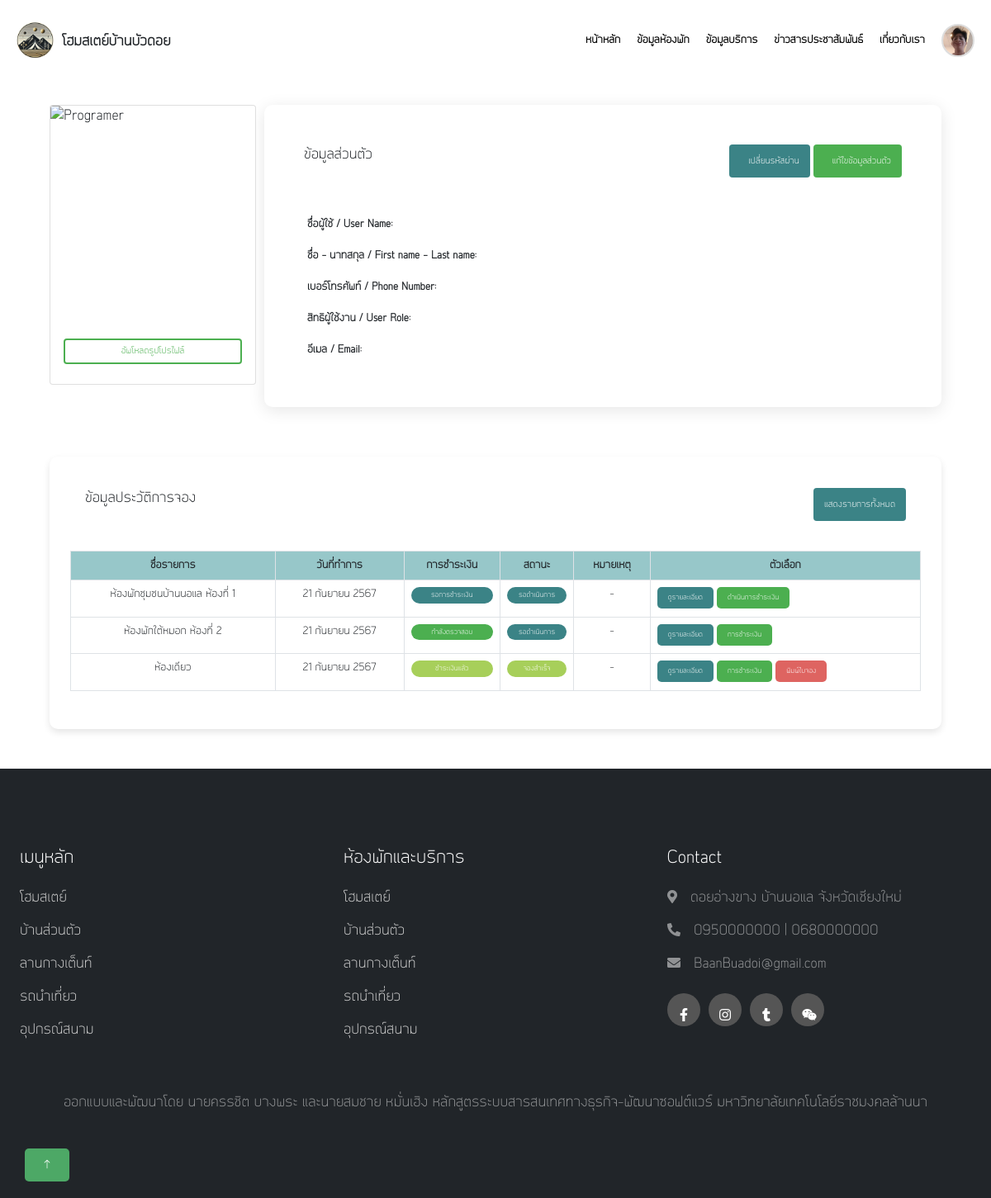
Screenshot of /user_profile.php (signed in) with the database file from the repository.
### tables this page shows
CREATE TABLE `booking_bill` (
  `billID` smallint(5) UNSIGNED ZEROFILL NOT NULL,
  `payID` smallint(5) UNSIGNED ZEROFILL DEFAULT NULL,
  `bookID` smallint(5) UNSIGNED ZEROFILL NOT NULL,
  `userID` smallint(5) UNSIGNED ZEROFILL NOT NULL,
  `roomID` smallint(5) UNSIGNED ZEROFILL NOT NULL,
  `serviceID` smallint(5) UNSIGNED ZEROFILL DEFAULT NULL,
  `billStatus` tinyint(1) NOT NULL
);

CREATE TABLE `room_product` (
  `roomShow` tinyint(1) NOT NULL,
  `roomID` smallint(5) UNSIGNED ZEROFILL NOT NULL,
  `roomPrice` decimal(8,2) NOT NULL,
  `roomName` varchar(100) NOT NULL,
  `roomDetail` varchar(500) NOT NULL,
  `roomBed` smallint(3) NOT NULL,
  `roomBath` smallint(3) NOT NULL,
  `roomLocation` varchar(500) NOT NULL,
  `roomPic` varchar(100) NOT NULL,
  `roomMax` smallint(2) NOT NULL,
  `roomMin` tinyint(1) NOT NULL,
  `stdID` smallint(5) UNSIGNED ZEROFILL NOT NULL
);

CREATE TABLE `booking` (
  `bookID` smallint(5) UNSIGNED ZEROFILL NOT NULL,
  `bookName` varchar(100) NOT NULL,
  `bookTel` varchar(10) NOT NULL,
  `bookDateStart` datetime NOT NULL,
  `bookDateEnd` datetime NOT NULL,
  `bookPrice` decimal(8,2) NOT NULL,
  `bookDate` datetime NOT NULL,
  `bookDetail` varchar(500) NOT NULL,
  `bookConfirm` tinyint(1) NOT NULL,
  `bookStatus` tinyint(1) NOT NULL,
  `bookCancel` tinyint(1) NOT NULL,
  `userID` smallint(5) UNSIGNED ZEROFILL NOT NULL,
  `pmtID` tinyint(5) UNSIGNED ZEROFILL NOT NULL,
  `roomID` smallint(5) UNSIGNED ZEROFILL NOT NULL,
  `serviceID` smallint(5) UNSIGNED ZEROFILL NOT NULL
);

CREATE TABLE `booking_payment` (
  `payID` smallint(5) UNSIGNED ZEROFILL NOT NULL,
  `payPic` varchar(100) DEFAULT NULL,
  `payDate` datetime DEFAULT NULL,
  `payNameAc` varchar(100) DEFAULT NULL,
  `payManey` decimal(8,2) DEFAULT NULL,
  `payStatus` tinyint(1) NOT NULL,
  `bookID` smallint(5) UNSIGNED ZEROFILL NOT NULL,
  `userID` smallint(5) UNSIGNED ZEROFILL NOT NULL,
  `roomID` smallint(5) UNSIGNED ZEROFILL NOT NULL,
  `serviceID` smallint(5) UNSIGNED ZEROFILL DEFAULT NULL,
  `payType` varchar(1) DEFAULT NULL,
  `payBank` varchar(5) DEFAULT NULL
);

### user_profile.php (the view, shortened to what this page needs)
<?php
$db_con = connect_db();
?>
<!DOCTYPE html>
<html lang="en">
<head>
    <link href="https://cdn.jsdelivr.net/npm/bootstrap@5.0.2/dist/css/bootstrap.min.css" rel="stylesheet">
    <link rel="stylesheet" href="tabbar_view/nav_bar.css">
    <link rel="stylesheet" href="style1.css">
    <link rel="stylesheet" href="button.css">
    <link rel="stylesheet" href="https://cdn.lineicons.com/3.0/lineicons.css">
    <link href="https://cdnjs.cloudflare.com/ajax/libs/font-awesome/5.10.0/css/all.min.css" rel="stylesheet">
    <link href="https://cdn.jsdelivr.net/npm/bootstrap-icons@1.4.1/font/bootstrap-icons.css" rel="stylesheet">
    <link href="lib/animate/animate.min.css" rel="stylesheet">
    <link href="lib/owlcarousel/assets/owl.carousel.min.css" rel="stylesheet">
    <link href="https://cdnjs.cloudflare.com/ajax/libs/bootstrap-datepicker/1.9.0/css/bootstrap-datepicker.min.css" rel="stylesheet">
    <link rel="stylesheet" href="https://cdnjs.cloudflare.com/ajax/libs/font-awesome/5.15.4/css/all.min.css">
</head>
<body>
    <div class="container-xxl bg-white p-0">
    <nav id="navbar">
        <?php include("tabbar_view/tab_bar.php"); ?>
    </nav>
    <div class="container" style="display: flex; padding: 60px 60px">
        <div class="menu_pro d-flex" style="width: 100%">
            <div class="wow fadeInUp" data-wow-delay="0.2s">
                <div class="card" style="width: 250px;">
                    <img src="img/profile/<?php echo htmlspecialchars($user['userImg']); ?>" class="card-img-top" alt="Programer" style="height: 250px; object-fit: cover;">
                    <div class="card-body">
                        <div class="mt-3">
                            <button type="button" class="btn btn-block mb-2" data-toggle="modal" data-target="#myimg" style="font-size: 10px; color: #4caf50; width: 100%; border: solid 2px #4caf50;">อัพโหลดรูปโปรไฟล์</button>
                        </div>
                    </div>
                </div>
            </div>
            <div class="col-md-6 ml-2" style="background-color: #FFF; padding: 40px; border-radius: 10px; margin-left: 10px; box-shadow: 0 4px 20px rgba(0, 0, 0, 0.1); flex-grow: 1;">
                <div class="d-flex justify-content-between m-2 mb-5">
                    <p>ข้อมูลส่วนตัว</p>
                    <div class="d-flex ">
                        <button type="button" class="btn me-1" data-toggle="modal" data-target="#myModal" style="font-size: 10px; background-color: #3B8386; color: #ffffff;"><i class="lni lni-key" style="padding: 5px;"></i>เปลี่ยนรหัสผ่าน</button>
                        <button class="btn " style="font-size: 10px; background-color: #4caf50; color: #ffffff;" type="button" data-toggle="modal" data-target="#editModal"><i class="lni lni-pencil" style="padding: 5px;"></i>แก้ไขข้อมูลส่วนตัว</button>
                    </div>
                </div>
                <div class="container" style="font-size: 12px; width: 100%">
                    <div class="row mb-1" style="display: flex; align-items: center;">
                        <p style="flex: 1; font-weight: bold;">ชื่อผู้ใช้ / User Name:</p>
                        <div class="col-md-8">
                        </div>
                    </div>
                    <div class="row mb-1" style="display: flex; align-items: center;">
                        <p style="flex: 1; font-weight: bold;">ชื่อ - นาทสกุล / First name - Last name:</p>
                        <div class="col-md-8">
                        </div>
                    </div>
                    <div class="row mb-1" style="display: flex; align-items: center;">
                        <p style="flex: 1; font-weight: bold;">เบอร์โทรศัพท์ / Phone Number:</p>
                        <div class="col-md-8">
                        </div>
                    </div>
                    <div class="row mb-1" style="display: flex; align-items: center;">
                        <p style="flex: 1; font-weight: bold; ">สิทธิผู้ใช้งาน / User Role:</p>
                        <div class="col-md-8">
                        </div>
                    </div>
                    <div class="row mb-1" style="display: flex; align-items: center;">
                        <p style="flex: 1; font-weight: bold;">อีเมล / Email:</p>
                        <div class="col-md-8">
                        </div>
                    </div>
                </div>
            </div>
        </div>
    </div>
    <?php
        $sql = "
            SELECT *
            FROM booking_bill
            INNER JOIN room_product ON booking_bill.roomID = room_product.roomID
            INNER JOIN booking ON booking_bill.bookID = booking.bookID
            LEFT JOIN booking_payment ON booking_bill.payID = booking_payment.payID
            WHERE booking_bill.userID = :userID
            ORDER BY booking_bill.billID DESC
        ";
        $data2 = $db_con->prepare($sql);
        $userID = $_SESSION['userID'];
        $data2->bindParam(':userID', $userID, PDO::PARAM_INT);
        $data2->execute();
        $dataArray = $data2->fetchAll(PDO::FETCH_ASSOC);
        function formatThaiDate($date) {
            $monthNames = [
                'มกราคม', 'กุมภาพันธ์', 'มีนาคม', 'เมษายน', 'พฤษภาคม', 'มิถุนายน',
                'กรกฎาคม', 'สิงหาคม', 'กันยายน', 'ตุลาคม', 'พฤศจิกายน', 'ธันวาคม'
            ];
            $day = $date->format('j');
            $month = $monthNames[$date->format('n') - 1];
            $year = $date->format('Y') + 543;
            return "{$day} {$month} {$year}";
        }
        ?>
    <div class="container" style=" padding: 0px 60px;">
        <div class="pro" style="width: 100%; background-color: #fff; border-radius: 10px; box-shadow: 0 4px 8px rgba(0, 0, 0, 0.1); padding: 20px 0px;">
            <div class="d-flex justify-content-between m-2 mb-3" style="padding: 10px 35px;">
                <p>ข้อมูลประวัติการจอง</p>
                <div class="d-flex">
                    <button type="button" class="btn" data-toggle="modal" data-target="#myModal" style="font-size: 10px; background-color: #3B8386; color: #ffffff;">แสดงรายการทั้งหมด</button>
                </div>
            </div>
            <div class="testimonial-item rounded" style="font-size: 12px; padding: 10px 25px;">
                        <div class="table-responsive" style="overflow-x: auto;">
                            <table class="table table-hover table-bordered" style="min-width: 800px;">
                                <thead style="background-color: #97C7C9;">
                                    <tr>
                                        <th class="text-center">ชื่อรายการ</th>
                                        <th class="text-center">วันที่ทำการ</th>
                                        <th class="text-center">การชำระเงิน</th>
                                        <th class="text-center">สถานะ</th>
                                        <th class="text-center">หมายเหตุ</th>
                                        <th class="text-center">ตัวเลือก</th>
                                    </tr>
                                </thead>
                                <tbody>
                                    <?php if ($dataArray) {
                                        foreach ($dataArray as $index => $row) : ?>
                                            <tr>
                                                <td class="text-center"><?php echo $row['roomName']; ?></td>
                                                <?php
                                                    $payId = $row['payID'];
                                                    $datetime = $row['bookDate'];
                                                    $date = new DateTime($datetime);
                                                    $thaiDate = formatThaiDate($date);
                                                ?>
                                                <td class="text-center"><?php echo $thaiDate; ?></td>
                                                <td class="text-center">
                                                <?php
                                                    if ($row['payStatus'] === NULL || $row['bookCancel'] == 1) {
                                                        $pay_status = "";
                                                        $pay_color = '';
                                                    } else if ($row['payStatus'] == 1) {
                                                        $pay_status = "กำลังตรวจสอบ";
                                                        $pay_color = '#4caf50';
                                                    } else if ($row['payStatus'] == 2) {
                                                        $pay_status = "ชำระเงินแล้ว";
                                                        $pay_color = '#A7CF5A';
                                                    } else {
                                                        $pay_status = "รอการชำระเงิน";
                                                        $pay_color = '#3B8386';
                                                    }
                                                ?>
                                                    <h5 class="text-center" style="background-color: <?php echo $pay_color; ?>; font-size: 8px; padding: 5px 0; border-radius: 10px; color: #ffffff;">
                                                        <?php echo $pay_status; ?>
                                                    </h5>
                                                </td>
                                                <td class="text-center">
                                                <?php
                                                    if($row['billStatus'] == 1){
                                                        $bill_status = "จองสำเร็จ";
                                                        $bill_color = '#A7CF5A';
                                                    }else if($row['bookCancel'] == 1){
                                                        $bill_status = "ยกเลิก";
                                                        $bill_color = '#DE6461';
                                                    }else if($row['bookCancel'] == 2){
                                                        $bill_status = "ถูกระงับ";
                                                        $bill_color = '#DE6461';
                                                    }else{
                                                        $bill_status = "รอดำเนินการ";
                                                        $bill_color = '#3B8386';
                                                    }
                                                ?>
                                                    <h5 class="text-center" style="background-color: <?php echo $bill_color; ?>; font-size: 8px; padding: 5px 0; border-radius: 10px; color: #ffffff;">
                                                        <?php echo $bill_status; ?>
                                                    </h5>
                                                </td>
                                                <td class="text-center"><?php echo $row['note'] ?? ' - '; ?></td>
                                                <td class="text-start">
                                                <?php
                                                    if($row['bookStatus'] == 1){
                                                        echo '<button type="button" class="btn me-1" data-toggle="modal" data-target="#myModal" style="font-size: 8px; background-color: #3B8386; color: #ffffff; border-radius: 5px;">ดูรายละเอียด</button>';
                                                    }
                                                    if($row['payStatus'] == 2 || $row['payStatus'] == 1){
                                                        echo '<button type="button" class="btn me-1" data-toggle="modal" data-target="#myModal" style="font-size: 8px; background-color: #4caf50; color: #ffffff; border-radius: 5px;">การชำระเงิน</button>';
                                                    }else if($row['payStatus'] === NULL || $row['payStatus'] == 0){
                                                        echo '<button type="button" onclick="goPay(' . $payId . ')" class="btn me-1" style="font-size: 8px; background-color: #4caf50; color: #ffffff; border-radius: 5px;">ดำเนินการชำระเงิน</button>';
                                                    }
                                                     if($row['billStatus'] == 1){
                                                        echo '<button onclick="redirectToReport()" type="button" class="btn" style="font-size: 8px; background-color: #DE6461; color: #ffffff; border-radius: 5px;">พิมพ์ใบจอง</button>';
                                                    }
                                                ?>
                                                </td>
                                            </tr>
                                        <?php  endforeach;
                                    } else { ?>
                                        <tr>
                                            <td colspan="6" class="text-center">ไม่มีรายการแสดง</td>
                                        </tr>
                                    <?php } ?>
                                </tbody>
                            </table>
                        </div>
            </div>
        </div>
    </div>
</div>
        <nav>
            <?php include("footer.php"); ?>
        </nav>
</body>
</html>

### tabbar_view/nav_bar.css (style rules this page uses)
#navbar { transition: all 0.3s ease; }

### style1.css (style rules this page uses)
body { margin: 0; padding: 0; font-family: kkfont; }
.container { max-width: 1280px; margin: 0 auto; }
nav { z-index: 3; position: sticky; top: 15px; }
.card { overflow: hidden; }

### rows the page displays
booking_bill: roomID.roomName "ห้องพักชุมชนบ้านนอแล ห้องที่ 1", bookID.bookDate "21 กันยายน 2567", payID.payStatus "รอการชำระเงิน", bookID.bookCancel "รอดำเนินการ", note "-"
booking_bill: roomID.roomName "ห้องพักใต้หมอก ห้องที่ 2", bookID.bookDate "21 กันยายน 2567", payID.payStatus "กำลังตรวจสอบ", bookID.bookCancel "รอดำเนินการ", note "-", shows "การชำระเงิน"
booking_bill: roomID.roomName "ห้องเดียว", bookID.bookDate "21 กันยายน 2567", payID.payStatus "ชำระเงินแล้ว", billStatus "จองสำเร็จ", note "-", shows "การชำระเงิน", shows "พิมพ์ใบจอง"
